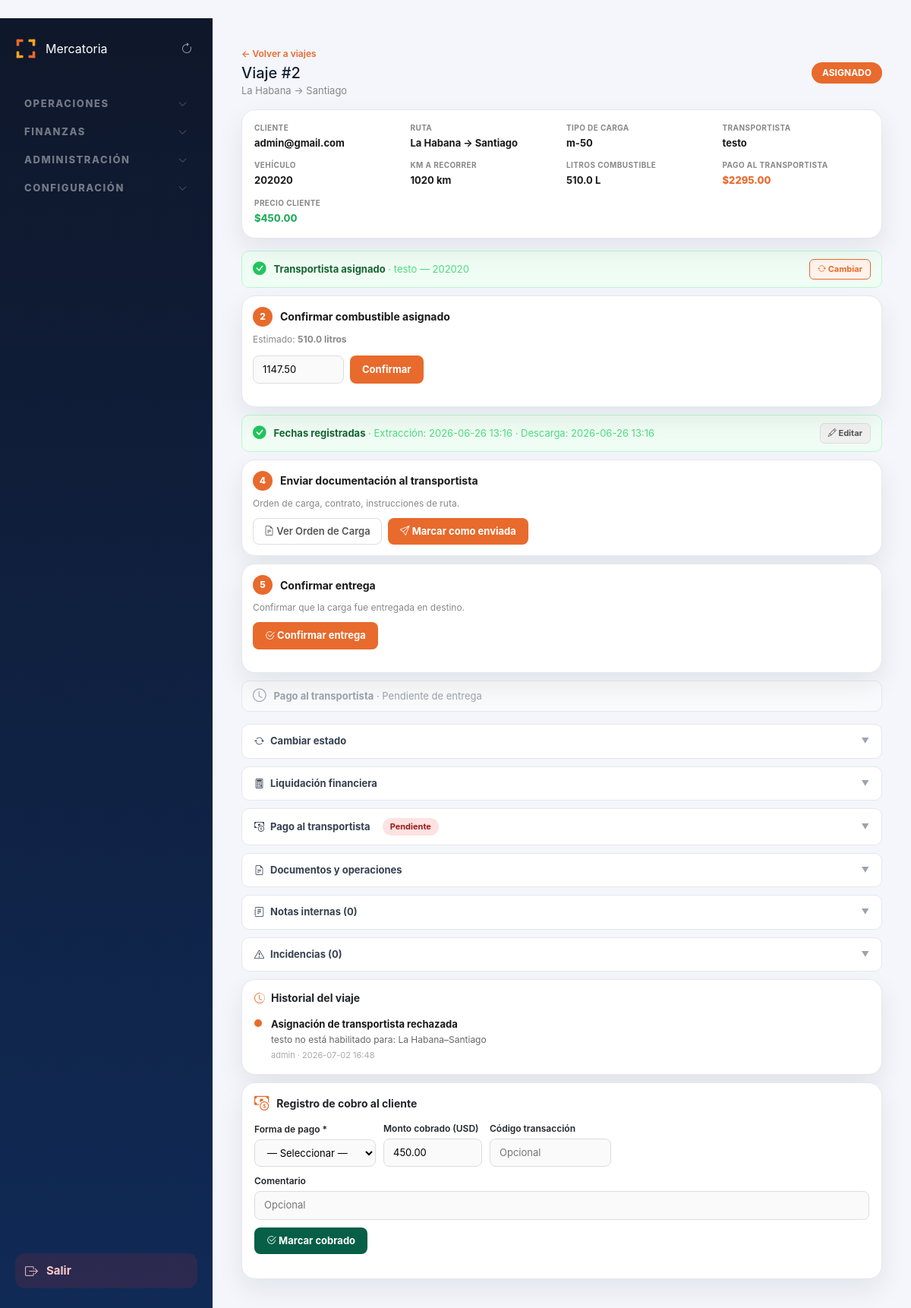
The page /admin/viaje/2 (signed in) on the database as committed earlier.
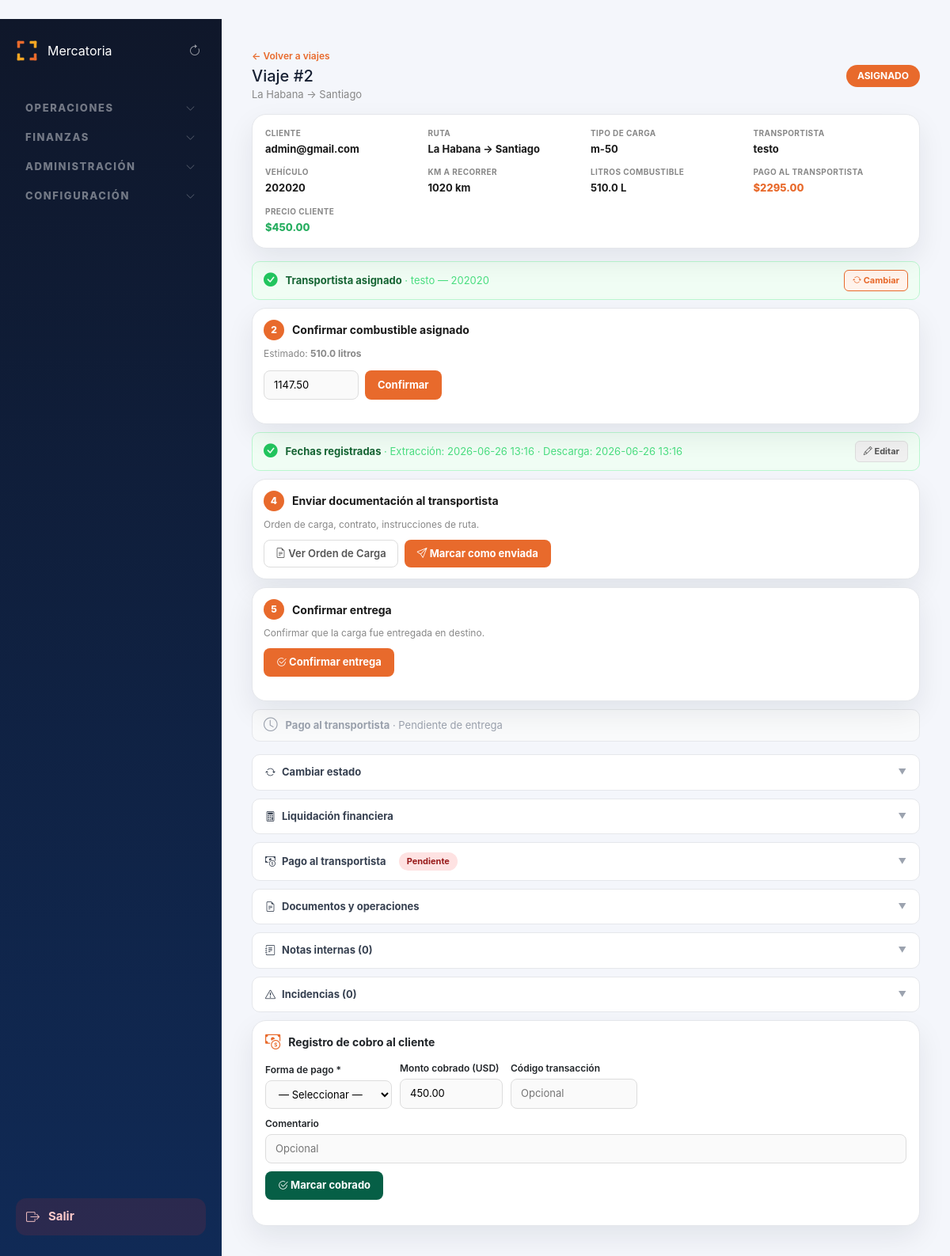
The same page on the database as committed later.
### tables this page shows
CREATE TABLE historial_viaje (
        id INTEGER PRIMARY KEY AUTOINCREMENT,
        viaje_id INTEGER NOT NULL,
        usuario TEXT NOT NULL,
        accion TEXT NOT NULL,
        detalle TEXT,
        fecha_hora TEXT DEFAULT CURRENT_TIMESTAMP,
        FOREIGN KEY (viaje_id) REFERENCES viajes(id)
    );

### routes/admin.py (the view, shortened to what this page needs)
@admin_bp.route("/viaje/<int:id>")
@admin_bp.route("/viajes/<int:id>/gestionar")
def gestionar_viaje(id):
    if not requiere_admin():
        return redirect("/login")
    conexion = conectar()
    cursor = conexion.cursor()
    cursor.execute(f"""
        SELECT v.*,
               v.camionero_id as camionero_id
        FROM viajes v
        WHERE v.id = {ph()}
    """, (id,))
    viaje = cursor.fetchone()
    if not viaje:
        conexion.close()
        return redirect("/admin/viajes")
    cursor.execute("""
        SELECT c.id, c.nombre, c.telefono, c.estado,
               v.id       AS vehiculo_id,
               COALESCE(v.matricula, '') AS vehiculo_matricula,
               COALESCE(v.marca, '')    AS vehiculo_marca,
               COALESCE(v.modelo, '')   AS vehiculo_modelo
        FROM camioneros c
        INNER JOIN vehiculos v ON v.camionero_id = c.id AND v.activo = 1
        WHERE c.activo = 1 OR c.activo IS NULL
        ORDER BY c.nombre
    """)
    camioneros = cursor.fetchall()
    vehiculos = []
    tipo_vehiculo_nombre = None
    if viaje["tipo_vehiculo_id"]:
        cursor.execute(f"SELECT nombre FROM tipos_vehiculo WHERE id = {ph()}", (viaje["tipo_vehiculo_id"],))
        row = cursor.fetchone()
        tipo_vehiculo_nombre = row["nombre"] if row else None
    tarifa_info = None
    cliente_info = None
    if viaje["cliente_id"]:
        cursor.execute(
            f"SELECT nombre, telefono, empresa, email, COALESCE(categoria, 'Normal') AS categoria FROM clientes WHERE id = {ph()}",
            (viaje["cliente_id"],)
        )
        cliente_info = cursor.fetchone()
    ruta_display = None
    km_ruta = 0.0
    ids_en_ruta = []
    if viaje["ruta_id"]:
        cursor.execute(f"SELECT origen, destino, km_oficiales FROM rutas WHERE id = {ph()}", (viaje["ruta_id"],))
        ruta_row = cursor.fetchone()
        if ruta_row:
            ruta_display = f"{ruta_row['origen']} → {ruta_row['destino']}"
            km_ruta = float(ruta_row["km_oficiales"] or 0)
        cursor.execute(f"SELECT camionero_id FROM camionero_ruta WHERE ruta_id = {ph()}", (viaje["ruta_id"],))
        ids_en_ruta = [r["camionero_id"] for r in cursor.fetchall()]
    conexion.close()
    liquidacion = calcular_liquidacion(id)
    error = request.args.get("error")
    camionero_intentado = request.args.get("camionero_intentado")
    obs_parsed = _parsear_observaciones(viaje["observaciones"])
    _transiciones = {
        "solicitado":         ["Asignado", "En ruta", "Carga recogida", "Entregado", "Cancelado"],
        "pendiente":          ["Asignado", "En ruta", "Carga recogida", "Entregado", "Cancelado"],
        "asignado":           ["En ruta", "Carga recogida", "Entregado", "Cancelado"],
        "en ruta":            ["Carga recogida", "Entregado", "Asignado", "Cancelado"],
        "en_ruta":            ["Carga recogida", "Entregado", "Asignado", "Cancelado"],
        "carga recogida":     ["En ruta", "Entregado", "Cancelado"],
        "pendiente de pago":  ["Confirmado", "Entregado", "Cancelado"],
        "confirmado":         ["En ruta", "Carga recogida", "Entregado", "Cancelado"],
        "entregado":          ["En ruta", "Asignado", "Cancelado"],
        "cancelado":          ["Solicitado", "Asignado"],
        "cerrado":            [],
    }
    estado_norm = (viaje["estado"] or "").lower()
    estados_validos = _transiciones.get(estado_norm, ["Asignado", "En ruta", "Entregado", "Cancelado"])
    orden_faltantes = []
    if not viaje["cliente"]:
        orden_faltantes.append("cliente")
    if not viaje["camionero_nombre"] and not viaje["camionero_id"]:
        orden_faltantes.append("camionero")
    if not viaje["vehiculo_id"]:
        orden_faltantes.append("vehículo")
    if not viaje["origen"]:
        orden_faltantes.append("origen")
    if not viaje["destino"]:
        orden_faltantes.append("destino")
    orden_carga_ok = len(orden_faltantes) == 0
    orden_carga_tooltip = "Falta: " + ", ".join(orden_faltantes) if orden_faltantes else ""
    conexion2 = conectar()
    cursor2 = conexion2.cursor()
    cursor2.execute(f"""
        SELECT usuario, texto, fecha
        FROM notas_viaje
        WHERE viaje_id = {ph()}
        ORDER BY fecha DESC
    """, (id,))
    notas = cursor2.fetchall()
    cursor2.execute(
        f"SELECT COUNT(*) AS cnt FROM viaje_checklist WHERE viaje_id = {ph()}", (id,)
    )
    if cursor2.fetchone()["cnt"] == 0:
        crear_checklist_viaje(cursor2, id)
        conexion2.commit()
    cursor2.execute(
        "SELECT id, item, completado, completado_por, fecha_completado "
        f"FROM viaje_checklist WHERE viaje_id = {ph()} ORDER BY id",
        (id,)
    )
    checklist = cursor2.fetchall()
    cursor2.execute(
        "SELECT id, categoria, descripcion, usuario, fecha_hora, estado "
        f"FROM incidencias WHERE viaje_id = {ph()} ORDER BY fecha_hora DESC",
        (id,)
    )
    incidencias = cursor2.fetchall()
    cursor2.execute(
        "SELECT usuario, accion, detalle, fecha_hora "
        f"FROM historial_viaje WHERE viaje_id = {ph()} ORDER BY fecha_hora DESC",
        (id,)
    )
    historial = cursor2.fetchall()
    conexion2.close()
    def _flt(row, *keys):
        for k in keys:
            try:
                v = row[k]
                if v is not None:
                    f = float(v)
                    if f > 0:
                        return f
            except (KeyError, IndexError, TypeError, ValueError):
                pass
        return 0.0
    _e = (viaje["estado"] or "").lower().strip()
    auto_completados = set()
    if _flt(viaje, "km", "kilometros") > 0:
        auto_completados.add("Km calculados")
    if _flt(viaje, "combustible", "combustible_estimado") > 0:
        auto_completados.add("Combustible calculado")
    if _flt(viaje, "pago_camionero", "camionero") > 0:
        auto_completados.add("Pago camionero calculado")
    if viaje["camionero_id"]:
        auto_completados.add("Camionero asignado")
    if viaje["vehiculo_id"]:
        auto_completados.add("Vehículo confirmado")
    if _e in {"carga recogida", "en ruta", "en_ruta", "entregado"}:
        auto_completados.add("Contenedor extraído / carga recogida")
    if _e == "entregado":
        auto_completados.add("Descarga realizada")
    try:
        if (viaje["estado_pago_camionero"] or "") == "Pagado":
            auto_completados.add("Pago camionero confirmado")
    except (KeyError, IndexError):
        pass
    checklist_map = {item["item"]: {"id": item["id"], "completado": bool(item["completado"])} for item in checklist}
    tramos = obtener_tramos_viaje(id)
    tramos_ok = tramos_completados(id)
    if tramos:
        km_ruta = sum(float(t["km_oficiales"] or 0) for t in tramos)
        ruta_display = " → ".join([tramos[0]["origen"]] + [t["destino"] for t in tramos])
    return render_template(
        "admin/gestionar_viaje.html",
        viaje=viaje,
        camioneros=camioneros,
        vehiculos=vehiculos,
        liquidacion=liquidacion,
        tipo_vehiculo_nombre=tipo_vehiculo_nombre,
        tarifa_info=tarifa_info,
        error=error,
        camionero_intentado=camionero_intentado,
        estados_validos=estados_validos,
        orden_carga_ok=orden_carga_ok,
        orden_carga_tooltip=orden_carga_tooltip,
        cliente_info=cliente_info,
        ruta_display=ruta_display,
        km_ruta=km_ruta,
        ids_en_ruta=ids_en_ruta,
        obs_parsed=obs_parsed,
        notas=notas,
        checklist=checklist,
        checklist_map=checklist_map,
        incidencias=incidencias,
        incidencias_categorias=INCIDENCIAS_CATEGORIAS,
        incidencias_estados=INCIDENCIAS_ESTADOS,
        auto_completados=auto_completados,
        historial=historial,
        tramos=tramos,
        tramos_ok=tramos_ok,
    )

### app.py (called while the page is built)
def fmt_fecha(value, fmt='%Y-%m-%d %H:%M'):
    if not value:
        return '—'
    if hasattr(value, 'strftime'):
        return value.strftime(fmt)
    try:
        from datetime import datetime
        return datetime.strptime(str(value)[:16], '%Y-%m-%d %H:%M').strftime(fmt)
    except Exception:
        return str(value)[:16]

@app.before_request
def _record_start_time():
    g.start_time = time.monotonic()

@app.before_request
def _validate_session_role():
    if "user_id" not in session or "rol" not in session:
        return
    try:
        con = conectar()
        cur = con.cursor()
        cur.execute("SELECT rol, activo FROM usuarios WHERE id = ?", (session["user_id"],))
        row = cur.fetchone()
        con.close()
        if not row or not row["activo"]:
            session.clear()
            return
        if row["rol"] != session["rol"]:
            session["rol"] = row["rol"]
    except Exception:
        pass

### database.py (called while the page is built)
    def execute(self, sql, params=None):
        if self._use_postgres:
            sql = sql.replace("?", "%s")
        if params is not None:
            return self._cursor.execute(sql, params)
        return self._cursor.execute(sql)

### templates/admin/gestionar_viaje.html (shortened to what the changed rows need)
{% extends "admin/base_admin.html" %}
{% block contenido %}
{% set _precio_confirmado = (viaje.precio_final and viaje.precio_final|float > 0)
                         or (viaje.precio_cliente and viaje.precio_cliente|float > 0)
                         or (viaje.precio and viaje.precio|float > 0) %}
{% set _pns = namespace(precio_val="0.00") %}
{% if viaje.precio_final and viaje.precio_final|float > 0 %}
    {% set _pns.precio_val = "%.2f"|format(viaje.precio_final|float) %}
{% elif viaje.precio_cliente and viaje.precio_cliente|float > 0 %}
    {% set _pns.precio_val = "%.2f"|format(viaje.precio_cliente|float) %}
{% elif viaje.precio and viaje.precio|float > 0 %}
    {% set _pns.precio_val = "%.2f"|format(viaje.precio|float) %}
{% endif %}
{% set done1 = viaje.camionero_id %}
{% set done2 = viaje.combustible and viaje.combustible|float > 0 %}
{% set done3 = viaje.fecha_recogida %}
{% set done4 = viaje.fecha_entrega %}
{% set _doc_item = checklist_map.get('Documentación enviada', {}) %}
{% set done5 = _doc_item.get('completado', false) %}
{% set done6 = (viaje.estado or '')|lower == 'entregado' %}
{% set done7 = (viaje.estado_pago_camionero or '') == 'Pagado' %}
{% set done_all = done1 and done2 and done3 and done4 and done5 and done6 and done7 %}
<div style="display:flex;align-items:center;justify-content:space-between;flex-wrap:wrap;gap:12px;margin-bottom:14px;">
    <div>
        <h1 style="margin:4px 0 2px;font-size:20px;">Viaje #{{ viaje.id }}</h1>
    </div>
</div>
{% set done34 = done3 and done4 %}
{% if historial %}
<div class="card" style="padding:16px;margin-top:10px;">
    <h4 style="margin:0 0 16px;font-size:14px;font-weight:700;display:flex;align-items:center;gap:8px;">
        <i class="bi bi-clock-history" style="color:#E86A2C;"></i> Historial del viaje
    </h4>
    <div style="display:flex;flex-direction:column;">
        {% for h in historial %}
        <div style="display:flex;gap:12px;{% if not loop.last %}padding-bottom:14px;{% endif %}">
            <div style="display:flex;flex-direction:column;align-items:center;flex-shrink:0;">
                <div style="width:10px;height:10px;border-radius:50%;background:#E86A2C;margin-top:3px;"></div>
            </div>
            <div style="flex:1;padding-bottom:{% if not loop.last %}4px{% else %}0{% endif %};">
                <div style="font-size:13px;font-weight:700;color:#1a1a1a;">{{ h.accion }}</div>
                {% if h.detalle %}
                <div style="font-size:12px;color:#666;margin-top:2px;">{{ h.detalle }}</div>
                {% endif %}
                <div style="font-size:11px;color:#aaa;margin-top:3px;">{{ h.usuario }} · {{ h.fecha_hora | fmt_fecha if h.fecha_hora else '—' }}</div>
            </div>
        </div>
        {% endfor %}
    </div>
</div>
{% endif %}
{% endblock %}

Rows that differ between the two databases and show on the page:
removed historial_viaje: accion "Asignación de transportista rechazada", detalle "testo no está habilitado para: La Habana–Santiago", usuario "admin", fecha_hora|fmt_fecha "2026-07-02 16:48"
Other text that changed with them:
text no longer shown: "Historial del viaje"
